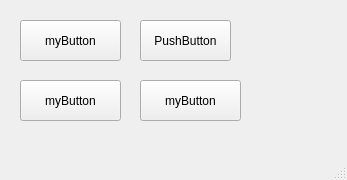
<?xml version="1.0" encoding="UTF-8"?>
<ui version="4.0">
 <class>MainWindow</class>
 <widget class="QMainWindow" name="MainWindow">
  <property name="geometry">
   <rect>
    <x>0</x>
    <y>0</y>
    <width>347</width>
    <height>180</height>
   </rect>
  </property>
  <property name="windowTitle">
   <string>MainWindow</string>
  </property>
  <property name="styleSheet">
   <string notr="true"/>
  </property>
  <property name="documentMode">
   <bool>true</bool>
  </property>
  <widget class="QWidget" name="centralwidget">
   <widget class="QPushButton" name="pushButton_2">
    <property name="geometry">
     <rect>
      <x>140</x>
      <y>20</y>
      <width>91</width>
      <height>41</height>
     </rect>
    </property>
    <property name="text">
     <string>PushButton</string>
    </property>
   </widget>
   <widget class="myButton" name="pushButton">
    <property name="geometry">
     <rect>
      <x>20</x>
      <y>20</y>
      <width>101</width>
      <height>41</height>
     </rect>
    </property>
    <property name="text">
     <string>myButton</string>
    </property>
   </widget>
   <widget class="myButton" name="pushButton_3">
    <property name="geometry">
     <rect>
      <x>20</x>
      <y>80</y>
      <width>101</width>
      <height>41</height>
     </rect>
    </property>
    <property name="text">
     <string>myButton</string>
    </property>
   </widget>
   <widget class="myButton" name="pushButton_4">
    <property name="geometry">
     <rect>
      <x>140</x>
      <y>80</y>
      <width>101</width>
      <height>41</height>
     </rect>
    </property>
    <property name="text">
     <string>myButton</string>
    </property>
   </widget>
  </widget>
  <widget class="QMenuBar" name="menubar">
   <property name="geometry">
    <rect>
     <x>0</x>
     <y>0</y>
     <width>347</width>
     <height>21</height>
    </rect>
   </property>
  </widget>
  <widget class="QStatusBar" name="statusbar"/>
 </widget>
 <customwidgets>
  <customwidget>
   <class>myButton</class>
   <extends>QPushButton</extends>
   <header>myButton.h</header>
  </customwidget>
 </customwidgets>
 <resources/>
 <connections/>
</ui>
